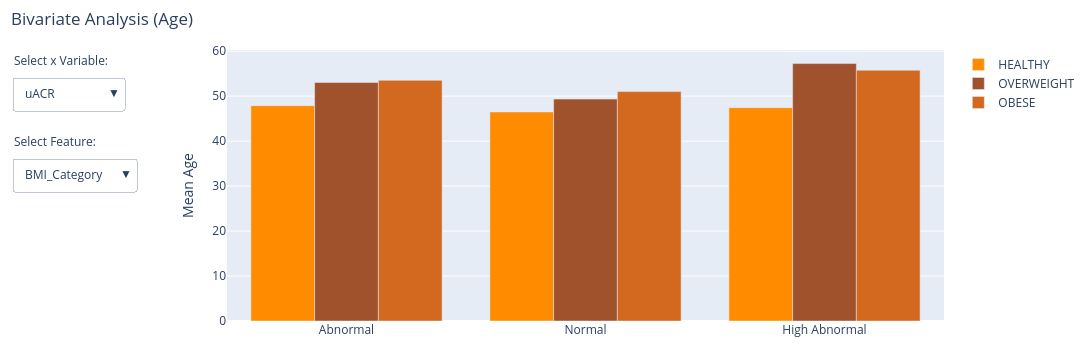

The code cell stored with this chart in its notebook:
### Code cell
# Variables
x_vars = ['uACR', 'BP_Category', 'S_Ethnicity']
y_var = 'Age'
k_var = ['BMI_Category', 'BP_Category', 'S_Ethnicity', 'Ethnicity_Black', 'Gender']
colour_list = ['DarkOrange', 'Sienna', 'Chocolate', 'DarkSalmon', 'Coral', 'SandyBrown']

# Initial x_var
current_x_var = x_vars[0]

fig = go.Figure()

# Add traces for each combination of k_var values
for a in k_var:
    for col, k in enumerate(data[a].unique()):
        fig.add_trace(
            go.Bar(
                name=f'{k}',
                x=data[current_x_var].unique(),
                y=[data[y_var][(data[current_x_var] == x) & (data[a] == k)].mean() for x in data[current_x_var].unique()],
                marker_color=colour_list[col],
                visible=a == k_var[0],
            )
        )

# Create buttons for each k_var
buttons_k_var = []
for a in k_var:
    buttons_k_var.append(dict(
        method='update',
        label=a,
        args=[{
            'visible': [a == current for current in k_var for _ in data[current].unique()],
            'title.text': f'Mean Age by {a} and {current_x_var}'
        }]
    ))

# Create buttons for each x_var
buttons_x_var = []
for x in x_vars:
    buttons_x_var.append(dict(
        method='update',
        label=x,
        args=[{
            'x': [data[x].unique()] * len(k_var) * data[k_var[0]].nunique(),
            'y': [[data[y_var][(data[x] == val) & (data[a] == k)].mean() for val in data[x].unique()] for a in k_var for k in data[a].unique()],
            'title.text': f'Mean Age by {k_var[0]} and {x}'
        }]
    ))

# Update layout with dropdowns
fig.update_layout(
    updatemenus=[
        dict(
            buttons=buttons_x_var,
            direction='down',
            showactive=True,
            x=-0.3,
            xanchor='left',
            y=0.9,
            yanchor='top'
        ),
        dict(
            buttons=buttons_k_var,
            direction='down',
            showactive=True,
            x=-0.3,
            xanchor='left',
            y=0.6,
            yanchor='top'
        )
    ],
    barmode='group',
    title=dict(text='Bivariate Analysis (Age)', x=0.01),
    yaxis_title='Mean Age',
    autosize=False,
    width=1100,
    height=350,
    margin=dict(l=20, r=20, t=50, b=20)
)

# Add annotation
fig.update_layout(
    annotations=[
        dict(text="Select x Variable:", showarrow=False,
             x=-0.3, xref="paper", y=1, yref="paper", align="left"),
        dict(text="Select Feature:", showarrow=False,
             x=-0.3, xref="paper", y=0.7, yref="paper", align="left")
    ]
)

fig.show()

### Figure 1 — Plotly figure (JSON) as saved in the notebook; plotly's stock layout.template omitted (floating-point values rounded to 4 significant figures)
{"data": [{"marker": {"color": "DarkOrange"}, "name": "HEALTHY", "type": "bar", "visible": true, "x": ["Abnormal", "Normal", "High Abnormal"], "y": [47.88, 46.49, 47.44]}, {"marker": {"color": "Sienna"}, "name": "OVERWEIGHT", "type": "bar", "visible": true, "x": ["Abnormal", "Normal", "High Abnormal"], "y": [53.04, 49.35, 57.25]}, {"marker": {"color": "Chocolate"}, "name": "OBESE", "type": "bar", "visible": true, "x": ["Abnormal", "Normal", "High Abnormal"], "y": [53.52, 51.01, 55.76]}, {"marker": {"color": "DarkOrange"}, "name": "NORMAL", "type": "bar", "visible": false, "x": ["Abnormal", "Normal", "High Abnormal"], "y": [50.43, 46.4, 54.73]}, {"marker": {"color": "Sienna"}, "name": "PRE HPT", "type": "bar", "visible": false, "x": ["Abnormal", "Normal", "High Abnormal"], "y": [55.5, 52.29, 51.31]}, {"marker": {"color": "Chocolate"}, "name": "HPT 1", "type": "bar", "visible": false, "x": ["Abnormal", "Normal", "High Abnormal"], "y": [53.58, 53.68, 52.63]}, {"marker": {"color": "DarkSalmon"}, "name": "HPT 2", "type": "bar", "visible": false, "x": ["Abnormal", "Normal", "High Abnormal"], "y": [56.46, 59.79, 60.62]}, {"marker": {"color": "Coral"}, "name": "HPT CRISIS", "type": "bar", "visible": false, "x": ["Abnormal", "Normal", "High Abnormal"], "y": [51.36, 51.53, 80]}, {"marker": {"color": "DarkOrange"}, "name": "Black", "type": "bar", "visible": false, "x": ["Abnormal", "Normal", "High Abnormal"], "y": [52.44, 49.32, 53.69]}, {"marker": {"color": "Sienna"}, "name": "White", "type": "bar", "visible": false, "x": ["Abnormal", "Normal", "High Abnormal"], "y": [51.88, 45.31, 59.15]}, {"marker": {"color": "Chocolate"}, "name": "Mixed", "type": "bar", "visible": false, "x": ["Abnormal", "Normal", "High Abnormal"], "y": [56.32, 55.17, 64.27]}, {"marker": {"color": "DarkSalmon"}, "name": "South Asian", "type": "bar", "visible": false, "x": ["Abnormal", "Normal", "High Abnormal"], "y": [52.76, 51.8, null]}, {"marker": {"color": "Coral"}, "name": "Asian other", "type": "bar", "visible": false, "x": ["Abnormal", "Normal", "High Abnormal"], "y": [47.39, 49.35, 80]}, {"marker": {"color": "SandyBrown"}, "name": "Other", "type": "bar", "visible": false, "x": ["Abnormal", "Normal", "High Abnormal"], "y": [53.8, 53.1, null]}, {"marker": {"color": "DarkOrange"}, "name": "True", "type": "bar", "visible": false, "x": ["Abnormal", "Normal", "High Abnormal"], "y": [52.53, 49.51, 54.27]}, {"marker": {"color": "Sienna"}, "name": "False", "type": "bar", "visible": false, "x": ["Abnormal", "Normal", "High Abnormal"], "y": [51.63, 48.64, 66.1]}, {"marker": {"color": "DarkOrange"}, "name": "Male", "type": "bar", "visible": false, "x": ["Abnormal", "Normal", "High Abnormal"], "y": [52.26, 49.04, 54.99]}, {"marker": {"color": "Sienna"}, "name": "Female", "type": "bar", "visible": false, "x": ["Abnormal", "Normal", "High Abnormal"], "y": [52.58, 49.66, 54.76]}], "layout": {"annotations": [{"align": "left", "showarrow": false, "text": "Select x Variable:", "x": -0.3, "xref": "paper", "y": 1, "yref": "paper"}, {"align": "left", "showarrow": false, "text": "Select Feature:", "x": -0.3, "xref": "paper", "y": 0.7, "yref": "paper"}], "autosize": false, "barmode": "group", "height": 350, "margin": {"b": 20, "l": 20, "r": 20, "t": 50}, "title": {"text": "Bivariate Analysis (Age)", "x": 0.01}, "updatemenus": [{"buttons": [{"args": [{"title.text": "Mean Age by BMI_Category and uACR", "x": [["Abnormal", "Normal", "High Abnormal"], ["Abnormal", "Normal", "High Abnormal"], ["Abnormal", "Normal", "High Abnormal"], ["Abnormal", "Normal", "High Abnormal"], ["Abnormal", "Normal", "High Abnormal"], ["Abnormal", "Normal", "High Abnormal"], ["Abnormal", "Normal", "High Abnormal"], ["Abnormal", "Normal", "High Abnormal"], ["Abnormal", "Normal", "High Abnormal"], ["Abnormal", "Normal", "High Abnormal"], ["Abnormal", "Normal", "High Abnormal"], ["Abnormal", "Normal", "High Abnormal"], ["Abnormal", "Normal", "High Abnormal"], ["Abnormal", "Normal", "High Abnormal"], ["Abnormal", "Normal", "High Abnormal"]], "y": [[47.88, 46.49, 47.44], [53.04, 49.35, 57.25], [53.52, 51.01, 55.76], [50.43, 46.4, 54.73], [55.5, 52.29, 51.31], [53.58, 53.68, 52.63], [56.46, 59.79, 60.62], [51.36, 51.53, 80], [52.44, 49.32, 53.69], [51.88, 45.31, 59.15], [56.32, 55.17, 64.27], [52.76, 51.8, null], [47.39, 49.35, 80], [53.8, 53.1, null], [52.53, 49.51, 54.27], [51.63, 48.64, 66.1], [52.26, 49.04, 54.99], [52.58, 49.66, 54.76]]}], "label": "uACR", "method": "update"}, {"args": [{"title.text": "Mean Age by BMI_Category and BP_Category", "x": [["NORMAL", "PRE HPT", "HPT 1", "HPT 2", "HPT CRISIS"], ["NORMAL", "PRE HPT", "HPT 1", "HPT 2", "HPT CRISIS"], ["NORMAL", "PRE HPT", "HPT 1", "HPT 2", "HPT CRISIS"], ["NORMAL", "PRE HPT", "HPT 1", "HPT 2", "HPT CRISIS"], ["NORMAL", "PRE HPT", "HPT 1", "HPT 2", "HPT CRISIS"], ["NORMAL", "PRE HPT", "HPT 1", "HPT 2", "HPT CRISIS"], ["NORMAL", "PRE HPT", "HPT 1", "HPT 2", "HPT CRISIS"], ["NORMAL", "PRE HPT", "HPT 1", "HPT 2", "HPT CRISIS"], ["NORMAL", "PRE HPT", "HPT 1", "HPT 2", "HPT CRISIS"], ["NORMAL", "PRE HPT", "HPT 1", "HPT 2", "HPT CRISIS"], ["NORMAL", "PRE HPT", "HPT 1", "HPT 2", "HPT CRISIS"], ["NORMAL", "PRE HPT", "HPT 1", "HPT 2", "HPT CRISIS"], ["NORMAL", "PRE HPT", "HPT 1", "HPT 2", "HPT CRISIS"], ["NORMAL", "PRE HPT", "HPT 1", "HPT 2", "HPT CRISIS"], ["NORMAL", "PRE HPT", "HPT 1", "HPT 2", "HPT CRISIS"]], "y": [[44.35, 51.32, 51.79, 61.61, null], [47.98, 56.66, 52.53, 60.3, 58.83], [50.94, 52.1, 54.74, 56.21, 51.22], [48.26, null, null, null, null], [null, 53.67, null, null, null], [null, null, 53.57, null, null], [null, null, null, 58.33, null], [null, null, null, null, 54.6], [48.4, 53.37, 53.59, 57.96, 50.64], [43.54, 57.77, 49.79, 60.4, 55.45], [53.59, 55.1, 59.15, 61.8, null], [49.89, 58.14, 50.84, 59.25, 47.3], [47.14, null, 55.88, null, 80], [52.15, 53.8, 55, null, null], [48.53, 53.67, 53.71, 58.17, 50.64], [46.35, 53.68, 52.8, 59.7, 59.55], [47.24, 56.37, 53.87, 54.73, 48.37], [49.07, 51.47, 53.35, 61.16, 57.72]]}], "label": "BP_Category", "method": "update"}, {"args": [{"title.text": "Mean Age by BMI_Category and S_Ethnicity", "x": [["Black", "White", "Mixed", "South Asian", "Asian other", "Other"], ["Black", "White", "Mixed", "South Asian", "Asian other", "Other"], ["Black", "White", "Mixed", "South Asian", "Asian other", "Other"], ["Black", "White", "Mixed", "South Asian", "Asian other", "Other"], ["Black", "White", "Mixed", "South Asian", "Asian other", "Other"], ["Black", "White", "Mixed", "South Asian", "Asian other", "Other"], ["Black", "White", "Mixed", "South Asian", "Asian other", "Other"], ["Black", "White", "Mixed", "South Asian", "Asian other", "Other"], ["Black", "White", "Mixed", "South Asian", "Asian other", "Other"], ["Black", "White", "Mixed", "South Asian", "Asian other", "Other"], ["Black", "White", "Mixed", "South Asian", "Asian other", "Other"], ["Black", "White", "Mixed", "South Asian", "Asian other", "Other"], ["Black", "White", "Mixed", "South Asian", "Asian other", "Other"], ["Black", "White", "Mixed", "South Asian", "Asian other", "Other"], ["Black", "White", "Mixed", "South Asian", "Asian other", "Other"]], "y": [[47.33, 41.63, 55.3, 42.82, 50.97, null], [51.08, 44.75, 58.29, 52.17, 51.28, 51.1], [52.31, 51.26, 55.91, 56.33, 48.33, 54], [48.4, 43.54, 53.59, 49.89, 47.14, 52.15], [53.37, 57.77, 55.1, 58.14, null, 53.8], [53.59, 49.79, 59.15, 50.84, 55.88, 55], [57.96, 60.4, 61.8, 59.25, null, null], [50.64, 55.45, null, 47.3, 80, null], [50.88, null, null, null, null, null], [null, 47.23, null, null, null, null], [null, null, 56.42, null, null, null], [null, null, null, 52.01, null, null], [null, null, null, null, 50.09, null], [null, null, null, null, null, 53.27], [50.88, null, 56.62, null, null, null], [null, 47.23, 55.67, 52.01, 50.09, 53.27], [50.4, 43.91, 55.67, 54.29, 52.87, 54.4], [51.25, 49.31, 57.11, 50.23, 45.76, 52.15]]}], "label": "S_Ethnicity", "method": "update"}], "direction": "down", "showactive": true, "x": -0.3, "xanchor": "left", "y": 0.9, "yanchor": "top"}, {"buttons": [{"args": [{"title.text": "Mean Age by BMI_Category and uACR", "visible": [true, true, true, false, false, false, false, false, false, false, false, false, false, false, false, false, false, false]}], "label": "BMI_Category", "method": "update"}, {"args": [{"title.text": "Mean Age by BP_Category and uACR", "visible": [false, false, false, true, true, true, true, true, false, false, false, false, false, false, false, false, false, false]}], "label": "BP_Category", "method": "update"}, {"args": [{"title.text": "Mean Age by S_Ethnicity and uACR", "visible": [false, false, false, false, false, false, false, false, true, true, true, true, true, true, false, false, false, false]}], "label": "S_Ethnicity", "method": "update"}, {"args": [{"title.text": "Mean Age by Ethnicity_Black and uACR", "visible": [false, false, false, false, false, false, false, false, false, false, false, false, false, false, true, true, false, false]}], "label": "Ethnicity_Black", "method": "update"}, {"args": [{"title.text": "Mean Age by Gender and uACR", "visible": [false, false, false, false, false, false, false, false, false, false, false, false, false, false, false, false, true, true]}], "label": "Gender", "method": "update"}], "direction": "down", "showactive": true, "x": -0.3, "xanchor": "left", "y": 0.6, "yanchor": "top"}], "width": 1100, "yaxis": {"title": {"text": "Mean Age"}}}}
